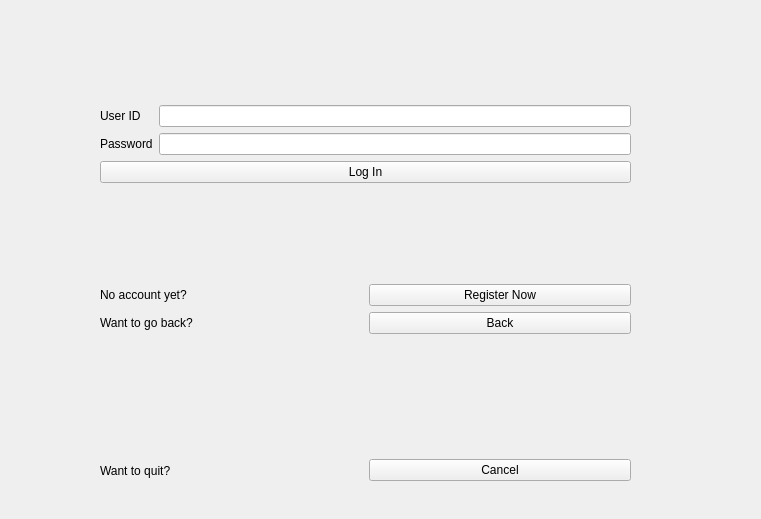
<?xml version="1.0" encoding="UTF-8"?>
<ui version="4.0">
 <class>login</class>
 <widget class="QWidget" name="login">
  <property name="geometry">
   <rect>
    <x>0</x>
    <y>0</y>
    <width>761</width>
    <height>519</height>
   </rect>
  </property>
  <property name="windowTitle">
   <string>Form</string>
  </property>
  <widget class="QWidget" name="layoutWidget">
   <property name="geometry">
    <rect>
     <x>100</x>
     <y>440</y>
     <width>531</width>
     <height>61</height>
    </rect>
   </property>
   <layout class="QHBoxLayout" name="horizontalLayout_5">
    <item>
     <widget class="QLabel" name="label_7">
      <property name="text">
       <string>Want to quit?</string>
      </property>
     </widget>
    </item>
    <item>
     <widget class="QPushButton" name="pushButton_5">
      <property name="text">
       <string>Cancel</string>
      </property>
     </widget>
    </item>
   </layout>
  </widget>
  <widget class="QWidget" name="layoutWidget">
   <property name="geometry">
    <rect>
     <x>100</x>
     <y>10</y>
     <width>531</width>
     <height>421</height>
    </rect>
   </property>
   <layout class="QVBoxLayout" name="verticalLayout_10">
    <item>
     <layout class="QVBoxLayout" name="verticalLayout_4">
      <item>
       <layout class="QHBoxLayout" name="horizontalLayout">
        <item>
         <layout class="QVBoxLayout" name="verticalLayout_2">
          <item>
           <widget class="QLabel" name="label">
            <property name="text">
             <string>User ID</string>
            </property>
           </widget>
          </item>
          <item>
           <widget class="QLabel" name="label_2">
            <property name="text">
             <string>Password</string>
            </property>
           </widget>
          </item>
         </layout>
        </item>
        <item>
         <layout class="QVBoxLayout" name="verticalLayout_3">
          <item>
           <widget class="QLineEdit" name="UserID"/>
          </item>
          <item>
           <widget class="QLineEdit" name="Password"/>
          </item>
         </layout>
        </item>
       </layout>
      </item>
      <item>
       <layout class="QVBoxLayout" name="verticalLayout">
        <item>
         <widget class="QPushButton" name="pushButton">
          <property name="text">
           <string>Log In</string>
          </property>
         </widget>
        </item>
       </layout>
      </item>
     </layout>
    </item>
    <item>
     <layout class="QVBoxLayout" name="verticalLayout_9">
      <item>
       <layout class="QHBoxLayout" name="horizontalLayout_3">
        <item>
         <widget class="QLabel" name="label_5">
          <property name="text">
           <string>No account yet?</string>
          </property>
         </widget>
        </item>
        <item>
         <widget class="QPushButton" name="pushButton_2">
          <property name="text">
           <string>Register Now</string>
          </property>
         </widget>
        </item>
       </layout>
      </item>
      <item>
       <layout class="QHBoxLayout" name="horizontalLayout_4">
        <item>
         <widget class="QLabel" name="label_6">
          <property name="text">
           <string>Want to go back?</string>
          </property>
         </widget>
        </item>
        <item>
         <widget class="QPushButton" name="pushButton_4">
          <property name="text">
           <string>Back</string>
          </property>
         </widget>
        </item>
       </layout>
      </item>
     </layout>
    </item>
   </layout>
  </widget>
 </widget>
 <resources/>
 <connections/>
</ui>
